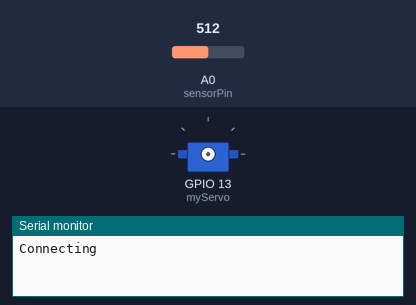
Bench run of a sketch on a simulated ESP8266 (NodeMCU). Parts: servo, the last lines printed to the serial monitor. Inputs (shaded band) come from the test bench; at power-on: A0 (sensorPin) = 512. WiFi joins after 1.5 s; servers stay silent unless stated.

Above: at 0.1 s.
At 2.7 s:
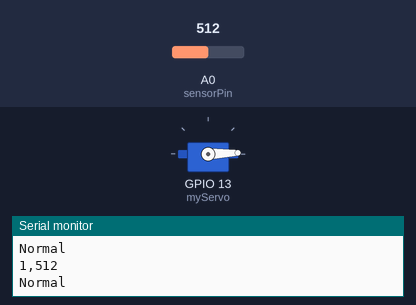
2.8 s: A0 (sensorPin) set to 594
4.7 s: A0 (sensorPin) set to 616
At 39.1 s:
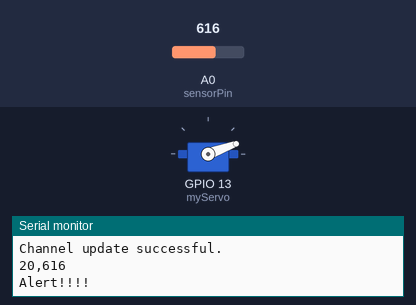
Timing chart, 0 to 42.4 s (numbered marks = the images above; inputs shaded):
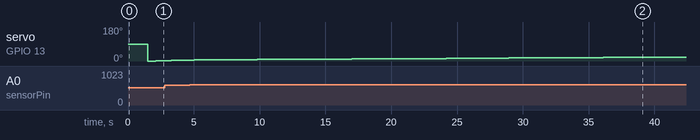

Measured:
- the behaviour switches between 600 and 601 on A0 (sensorPin) (found by bisection; images 1 and 2)

The sketch:

SmartCityPollutionTracer.ino
```cpp
#include <Servo.h>
#include <ESP8266WiFi.h>
#include "ThingSpeak.h"

char ssid[] = " ";
char pass[] = " ";

WiFiClient client;

unsigned long myChannelNumber = 1451240;
const char * myWriteAPIKey = " ";
int i;
int sensorValue;
int sensorPin = A0;
Servo myServo;
String myStatus = " ";

void setup() {
Serial.begin(115200);
Serial.println();
WiFi.mode(WIFI_STA);
ThingSpeak.begin(client);
WiFi.begin(ssid,pass);
Serial.print("Connecting");
while(WiFi.status() != WL_CONNECTED)
{
delay(500);
Serial.print(".");
}
Serial.println();
Serial.print("Connected, IP address: ");
Serial.println(WiFi.localIP());

pinMode(sensorPin, INPUT);
Serial.begin(9600);
myServo.attach(13);
}

void loop() {
for (int i=0; i<=180; i++) {
sensorValue = analogRead(sensorPin);
myServo.write(i);
delay(90);
Serial.print(i);
Serial.print(",");
Serial.println(sensorValue);
if (sensorValue > 600) {
Serial.println("Alert!!!!");
delay(2000);
ThingSpeak.setField(1, sensorValue);
ThingSpeak.setField(2,i);
ThingSpeak.setStatus(myStatus);

int x = ThingSpeak.writeFields(myChannelNumber, myWriteAPIKey);
if (x = 200) {
Serial.println("Channel update successful. ");
}
else {
Serial.println("Problem updating channel. HTTP error code" +String(x));
}
}
else  {
Serial.println("Normal");
delay(500);
}
}


for (int i=180; i>0; i--) {
sensorValue = analogRead(sensorPin);
myServo.write(i);
delay(90);
Serial.print(i);
Serial.print(",");
Serial.println(sensorValue);
if (sensorValue > 600) {
Serial.println("Alert!!!!");
delay(2000);
ThingSpeak.setField(1, sensorValue);
ThingSpeak.setField(2,i);
ThingSpeak.setStatus(myStatus);

int x = ThingSpeak.writeFields(myChannelNumber, myWriteAPIKey);
if (x = 200) {
Serial.println("Channel update successful. ");
}
else {
Serial.println("Problem updating channel. HTTP error code" +String(x));
}
}
else  {
Serial.println("Normal");
delay(500);
}
}
}
```
